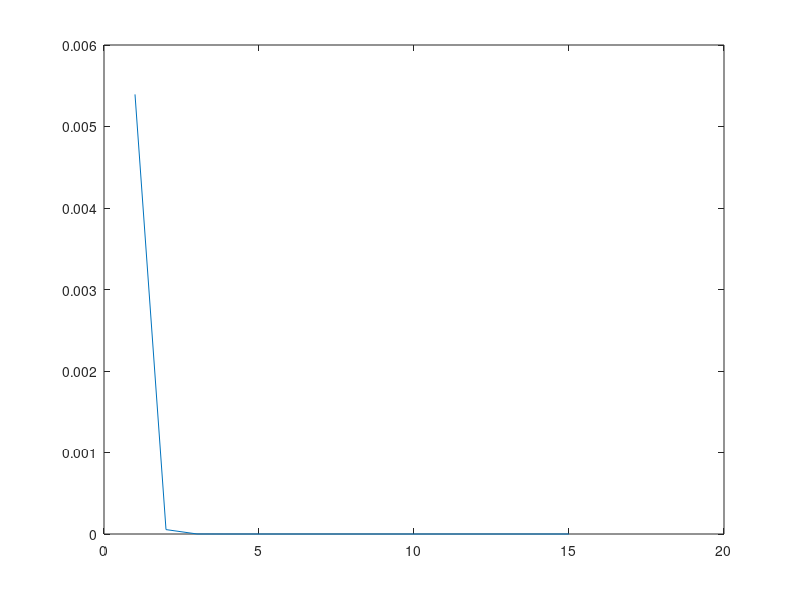

MATLAB code for this plot:
f = @(x) sin(x);
h = @(x) 1/10^x;

centered = @(x,h) (f(x+h)-f(x-h))/2*h;

for i=1:15
    graph(i) = centered(1,h(i));
end
% As h grows smaller and smaller, the function has a more accurate reading.
% Approaches 0
plot(graph);


% plot(X,forward(X,h),'-',X,backward(X,h),'^',X,forward(X,h),'g*');
% legend('Forward Diff Formula','Backward Diff Formula', 'Centered Diff Formula');